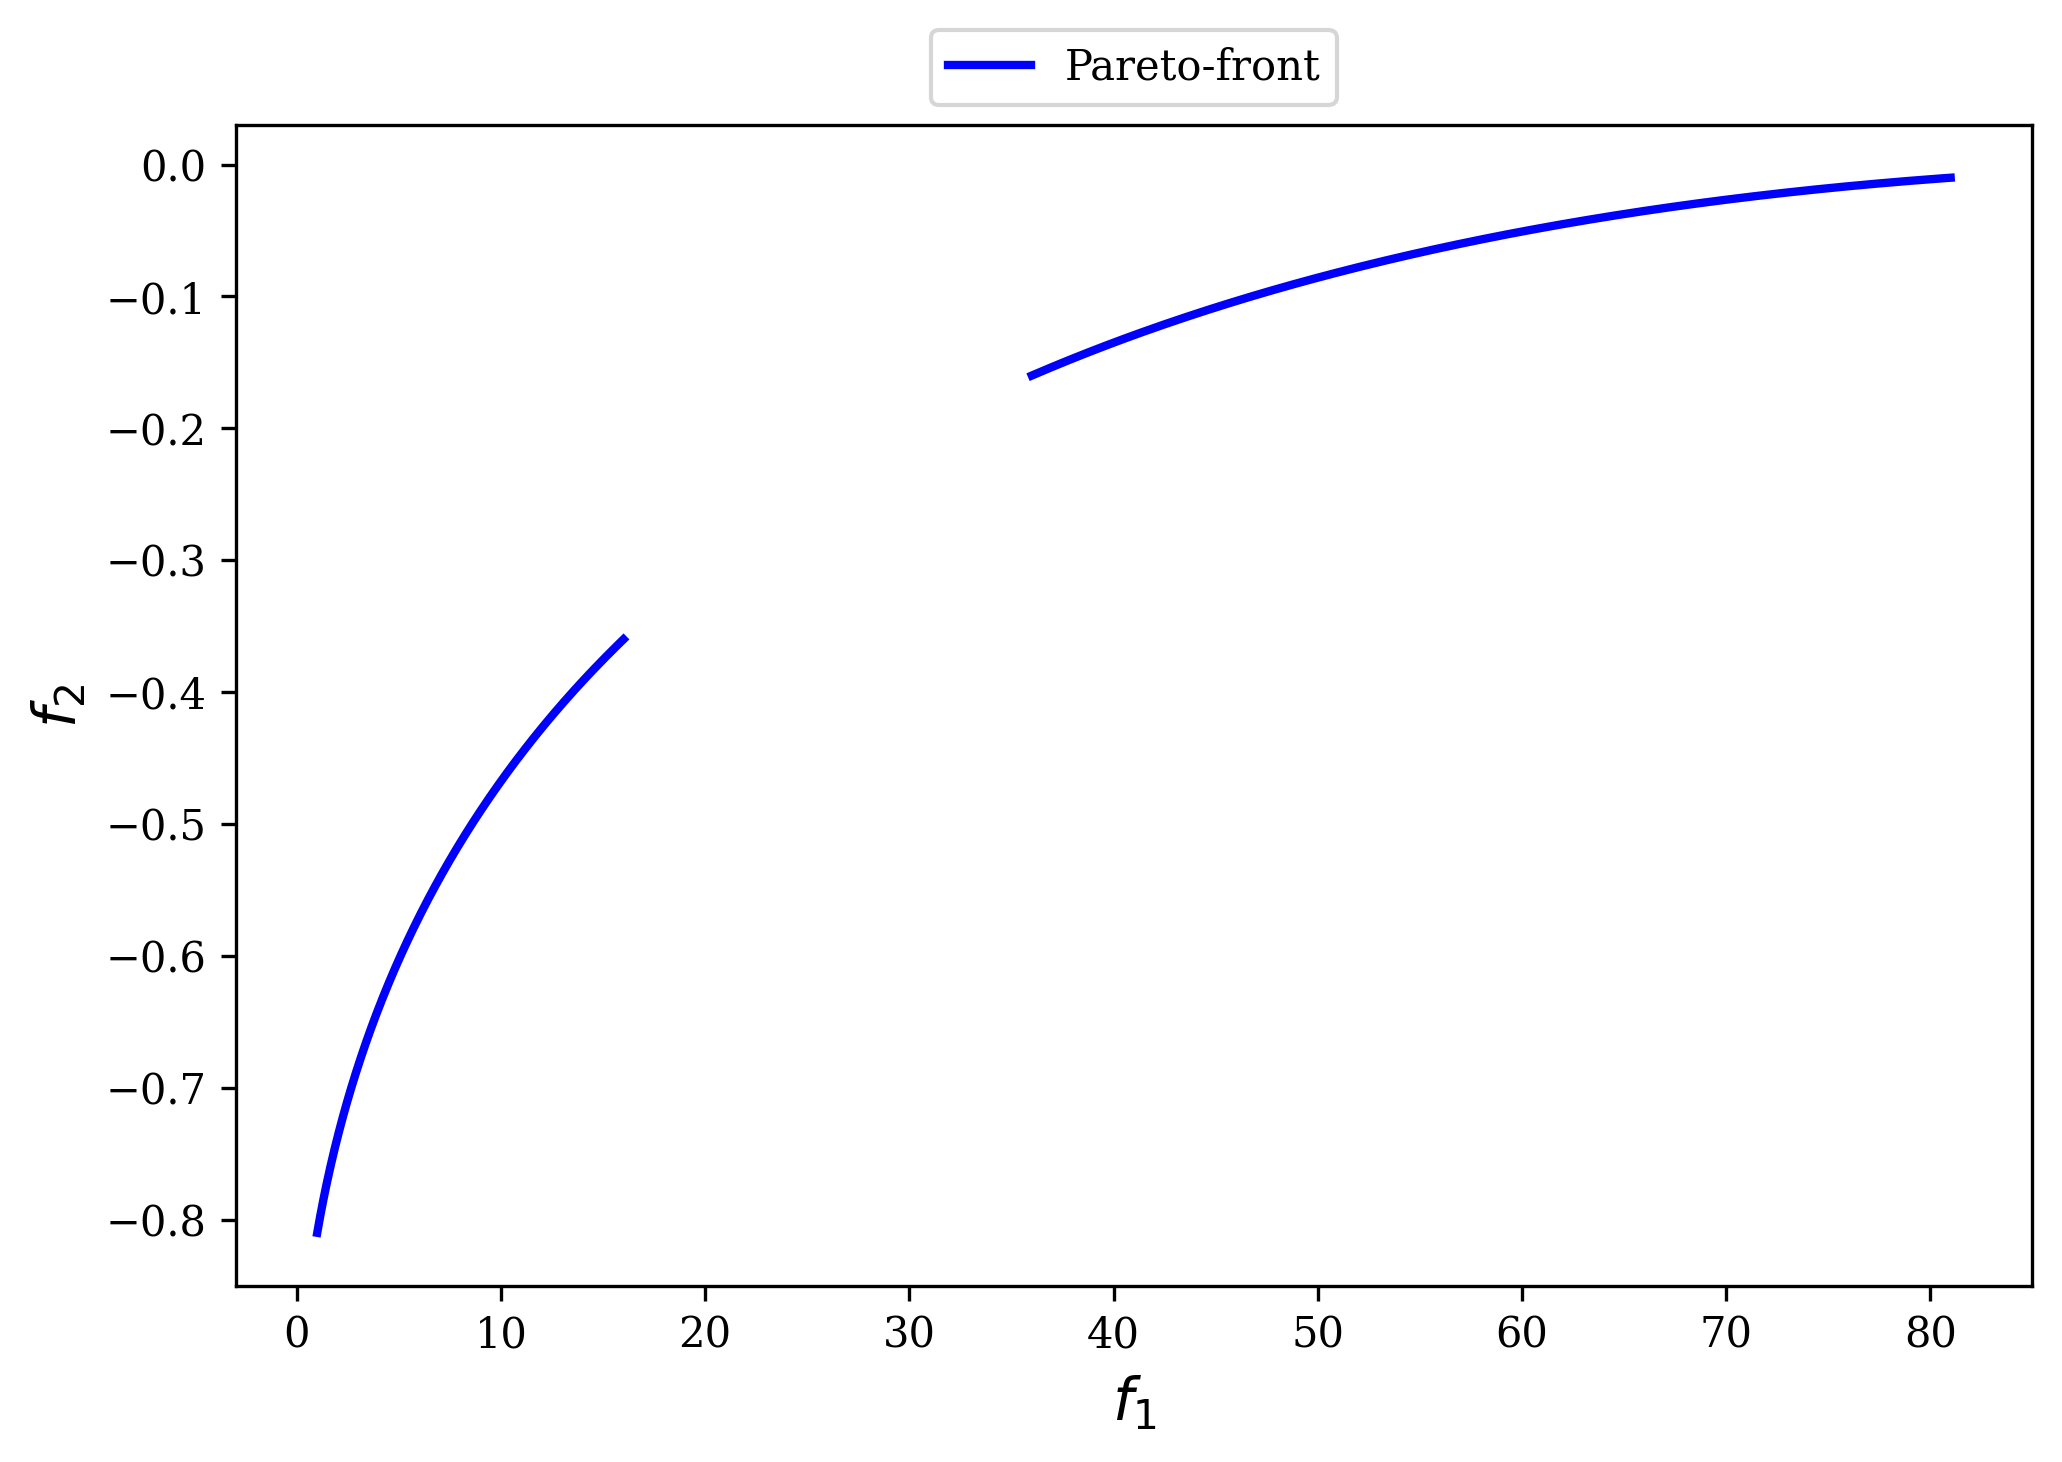

Here is the Python script that generated this plot:
import numpy as np
import matplotlib.pyplot as plt

plt.figure(figsize=(7, 5))
plt.rc('font', family='serif')

f2 = lambda f1 : -((f1 /100)**0.5 - 1)**2
F1_a,F1_b = np.linspace(1,16,300),np.linspace(36,81,300)
F2_a,F2_b = f2(F1_a),f2(F1_b)
plt.plot(F1_a, F2_a, linewidth=2.0, color='blue', label="Pareto-front")
plt.plot(F1_b, F2_b, linewidth=2.0, color='blue')

plt.xlabel("$f_1$", fontsize=14)
plt.ylabel("$f_2$", fontsize=14)


plt.legend(loc='upper center', bbox_to_anchor=(0.5, 1.10),fancybox=True, shadow=False)
plt.tight_layout()
plt.savefig("pateto.png", dpi=300, bbox_inches='tight')
